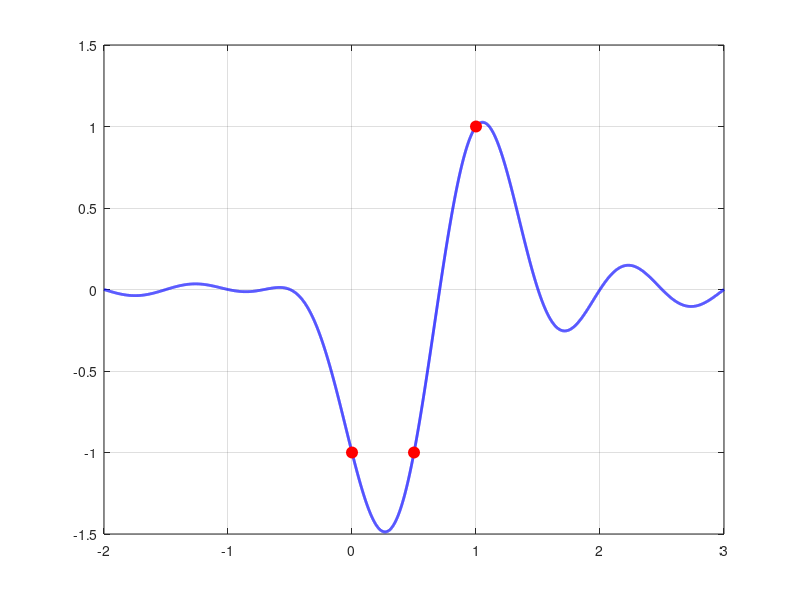

Write MATLAB code to recreate this figure. (Note: this script raises an error after producing the figure.)
% ---------------------------------------------------------
% L202 - Task 10: 繪製連續類比波形 x(t)
% 傳送位元: [1 1 0], 傳輸速率 R = 2 bps (T = 0.5s)
% ---------------------------------------------------------
clear; clc; close all;

%% 1. 系統參數設定
T = 0.5;            % 符號時間間距 (Symbol Spacing) = 1/R = 0.5 秒
Fs = 2000;          % 繪圖用的高解析度取樣率 (用來模擬"連續"波形)
t = -2:1/Fs:3;      % 觀測時間軸：從 -2 到 3 秒

% 欲傳送的位元
bits = [1 1 0];
N = length(bits);

% 初始化總發射波形 x(t)
x_t = zeros(size(t));

%% 2. 波形疊加運算 (Superposition)
for k = 1:N
    % 計算第 k 個 bit 的中心時間 (0, 0.5, 1.0 秒)
    shift_t = (k - 1) * T;
    
    % 正規化時間變數
    x_norm = (t - shift_t) / T;
    
    % 建立底層 Sinc 函數 (處理 0/0 的 NaN 問題)
    sinc_val = zeros(size(x_norm));
    idx_zero = (x_norm == 0);
    idx_nonzero = (x_norm ~= 0);
    sinc_val(idx_zero) = 1; 
    sinc_val(idx_nonzero) = sin(pi * x_norm(idx_nonzero)) ./ (pi * x_norm(idx_nonzero));
    
    % 根據位元決定正負號並疊加
    % b=0 對應 f0(t) = +sinc(t/T)
    % b=1 對應 f1(t) = -sinc(t/T)
    if bits(k) == 0
        x_t = x_t + sinc_val;
    else
        x_t = x_t - sinc_val;
    end
end

%% 3. 繪圖與訊號觀測
figure('Name', 'L202 Task 10: Analog Waveform x(t)', 'Position', [150, 150, 800, 400]);

% 畫出連續波形
plot(t, x_t, 'b-', 'LineWidth', 2);
hold on; grid on;

% 標示出理想的觀測點 (t = 0, 0.5, 1.0)
sample_times = (0:N-1) * T;
sample_vals = interp1(t, x_t, sample_times);
plot(sample_times, sample_vals, 'ro', 'MarkerSize', 8, 'MarkerFaceColor', 'r');

% 畫出零基準線
yline(0, 'k-', 'LineWidth', 1);

title('Task 10: Continuous Analog Waveform x(t) for bits [1 1 0]');
xlabel('Time (seconds)');
ylabel('Amplitude');
axis([-1.5 2.5 -1.5 1.5]);
set(gca, 'FontSize', 12);

% 加上數值標籤
for k = 1:N
    if sample_vals(k) > 0
        text(sample_times(k), sample_vals(k) + 0.2, 'b=0', 'HorizontalAlignment', 'center', 'FontWeight', 'bold');
    else
        text(sample_times(k), sample_vals(k) - 0.2, 'b=1', 'HorizontalAlignment', 'center', 'FontWeight', 'bold');
    end
end

legend('x(t) (Superimposed Sinc)', 'Target Symbols at t=nT', 'Location', 'northeast');
